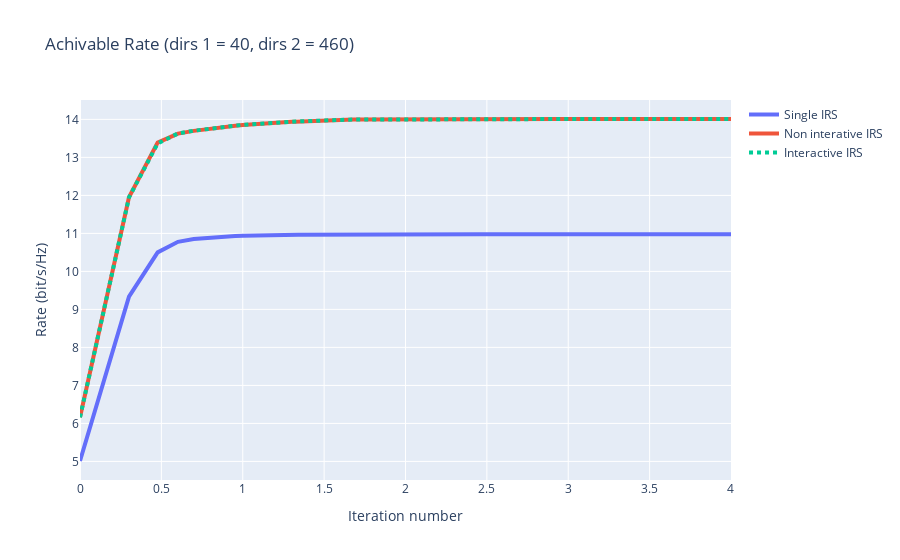

Write notebook code for a chart like this one.
### Code cell
# Create the line plot
normal_rate_fig = go.Figure(data=[go.Scatter(
    x=np.log10(np.arange(0, len(rate_average_single))+1),
    y=rate_average_single, 
    mode='lines',  # Line + Markers
    marker=dict(size=4,),  # Marker style
    line=dict(width=4),  # Line style
    name='Single IRS'
),
go.Scatter(
    x=np.log10(np.arange(0, len(rate_average_noninteractive))+1),
    y=rate_average_noninteractive, 
    mode='lines',  # Line + Markers
    marker=dict(size=4,),  # Marker style
    line=dict(width=4),  # Line style
    name='Non interative IRS'
),
go.Scatter(
    x=np.log10(np.arange(0, len(rate_average_interactive))+1),
    y=rate_average_interactive, 
    mode='lines',  # Line + Markers
    marker=dict(size=4,),  # Marker style
    line=dict(width=4, dash='dot'),  # Line style
    name='Interactive IRS'
)]) 

# Add titles and labels
normal_rate_fig.update_layout(
    title='Achivable Rate (dirs 1 = 40, dirs 2 = 460)',
    xaxis_title='Iteration number',
    yaxis_title='Rate (bit/s/Hz)'
)

### Figure 1 — Plotly figure (JSON) as saved in the notebook; plotly's stock layout.template omitted (floating-point values rounded to 4 significant figures; data arrays with more than 128 entries replaced by an {"elided": "..."} marker saying what was removed)
{"data": [{"line": {"width": 4}, "marker": {"size": 4}, "mode": "lines", "name": "Single IRS", "type": "scatter", "x": {"elided": "10001 float values"}, "y": {"elided": "10001 float values"}}, {"line": {"width": 4}, "marker": {"size": 4}, "mode": "lines", "name": "Non interative IRS", "type": "scatter", "x": {"elided": "10001 float values"}, "y": {"elided": "10001 float values"}}, {"line": {"dash": "dot", "width": 4}, "marker": {"size": 4}, "mode": "lines", "name": "Interactive IRS", "type": "scatter", "x": {"elided": "10001 float values"}, "y": {"elided": "10001 float values"}}], "layout": {"title": {"text": "Achivable Rate (dirs 1 = 40, dirs 2 = 460)"}, "xaxis": {"title": {"text": "Iteration number"}}, "yaxis": {"title": {"text": "Rate (bit/s/Hz)"}}}}
